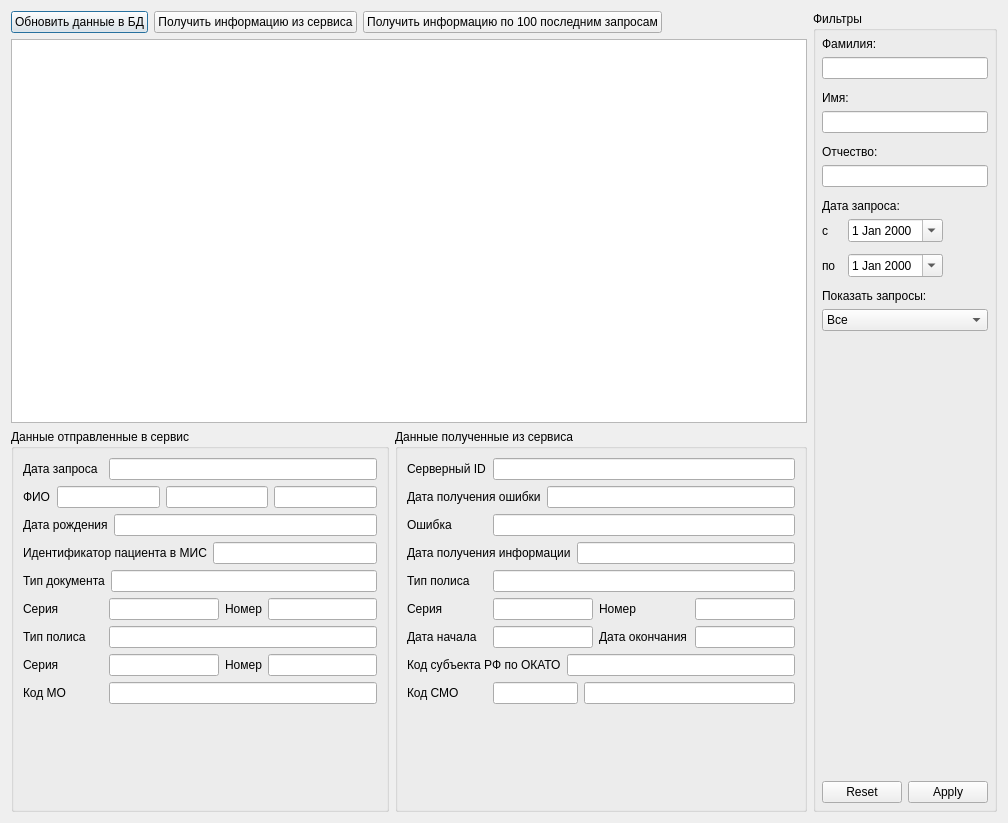
<?xml version="1.0" encoding="UTF-8"?>
<ui version="4.0">
 <class>IdentityPatientServiceDialog</class>
 <widget class="QDialog" name="IdentityPatientServiceDialog">
  <property name="geometry">
   <rect>
    <x>0</x>
    <y>0</y>
    <width>1008</width>
    <height>823</height>
   </rect>
  </property>
  <property name="windowTitle">
   <string>Идентификация граждан в сфере ОМС</string>
  </property>
  <layout class="QGridLayout" name="gridLayout">
   <item row="0" column="1">
    <layout class="QHBoxLayout" name="horizontalLayout_Main">
     <item>
      <layout class="QVBoxLayout" name="verticalLayout_TableArea">
       <property name="bottomMargin">
        <number>0</number>
       </property>
       <item>
        <layout class="QHBoxLayout" name="horizontalLayout_TopButtons">
         <property name="spacing">
          <number>6</number>
         </property>
         <item>
          <widget class="QPushButton" name="btnRefreshData">
           <property name="text">
            <string>Обновить данные в БД</string>
           </property>
          </widget>
         </item>
         <item>
          <widget class="QPushButton" name="btnGetDataFromService">
           <property name="text">
            <string>Получить информацию из сервиса</string>
           </property>
          </widget>
         </item>
         <item>
          <widget class="QPushButton" name="btnGetDataFromServiceAll">
           <property name="text">
            <string>Получить информацию по 100 последним запросам</string>
           </property>
          </widget>
         </item>
         <item>
          <spacer name="horizontalSpacer_TopButtons">
           <property name="orientation">
            <enum>Qt::Horizontal</enum>
           </property>
           <property name="sizeHint" stdset="0">
            <size>
             <width>40</width>
             <height>20</height>
            </size>
           </property>
          </spacer>
         </item>
        </layout>
       </item>
       <item>
        <widget class="CTableView" name="tblIdentityPatient">
         <property name="editTriggers">
          <set>QAbstractItemView::AnyKeyPressed|QAbstractItemView::DoubleClicked|QAbstractItemView::EditKeyPressed|QAbstractItemView::SelectedClicked</set>
         </property>
        </widget>
       </item>
       <item>
        <layout class="QHBoxLayout" name="horizontalLayout_Data">
         <property name="rightMargin">
          <number>0</number>
         </property>
         <property name="bottomMargin">
          <number>0</number>
         </property>
         <item>
          <widget class="QGroupBox" name="groupBox_DataToService">
           <property name="minimumSize">
            <size>
             <width>0</width>
             <height>300</height>
            </size>
           </property>
           <property name="title">
            <string>Данные отправленные в сервис</string>
           </property>
           <layout class="QGridLayout" name="gridLayout_3">
            <item row="0" column="0">
             <layout class="QVBoxLayout" name="verticalLayout_DataToService">
              <property name="bottomMargin">
               <number>6</number>
              </property>
              <item>
               <layout class="QHBoxLayout" name="horizontalLayout_RequestDate">
                <property name="bottomMargin">
                 <number>0</number>
                </property>
                <item>
                 <widget class="QLabel" name="lblRequestDate">
                  <property name="minimumSize">
                   <size>
                    <width>80</width>
                    <height>20</height>
                   </size>
                  </property>
                  <property name="text">
                   <string>Дата запроса</string>
                  </property>
                 </widget>
                </item>
                <item>
                 <widget class="QLineEdit" name="edtRequestDate"/>
                </item>
               </layout>
              </item>
              <item>
               <layout class="QHBoxLayout" name="horizontalLayout_Fio">
                <property name="bottomMargin">
                 <number>0</number>
                </property>
                <item>
                 <widget class="QLabel" name="lblFio">
                  <property name="minimumSize">
                   <size>
                    <width>0</width>
                    <height>20</height>
                   </size>
                  </property>
                  <property name="text">
                   <string>ФИО</string>
                  </property>
                 </widget>
                </item>
                <item>
                 <widget class="QLineEdit" name="edtLastName">
                  <property name="readOnly">
                   <bool>true</bool>
                  </property>
                 </widget>
                </item>
                <item>
                 <widget class="QLineEdit" name="edtFirstName">
                  <property name="readOnly">
                   <bool>true</bool>
                  </property>
                 </widget>
                </item>
                <item>
                 <widget class="QLineEdit" name="edtPatrName">
                  <property name="readOnly">
                   <bool>true</bool>
                  </property>
                 </widget>
                </item>
               </layout>
              </item>
              <item>
               <layout class="QHBoxLayout" name="horizontalLayout_BirthDate">
                <property name="bottomMargin">
                 <number>0</number>
                </property>
                <item>
                 <widget class="QLabel" name="lblBirthDate">
                  <property name="minimumSize">
                   <size>
                    <width>80</width>
                    <height>20</height>
                   </size>
                  </property>
                  <property name="text">
                   <string>Дата рождения</string>
                  </property>
                 </widget>
                </item>
                <item>
                 <widget class="QLineEdit" name="edtBirthDate"/>
                </item>
               </layout>
              </item>
              <item>
               <layout class="QHBoxLayout" name="horizontalLayout_ClientId">
                <property name="bottomMargin">
                 <number>0</number>
                </property>
                <item>
                 <widget class="QLabel" name="lblClientId">
                  <property name="minimumSize">
                   <size>
                    <width>0</width>
                    <height>20</height>
                   </size>
                  </property>
                  <property name="text">
                   <string>Идентификатор пациента в МИС</string>
                  </property>
                 </widget>
                </item>
                <item>
                 <widget class="QLineEdit" name="edtClientId">
                  <property name="readOnly">
                   <bool>true</bool>
                  </property>
                 </widget>
                </item>
               </layout>
              </item>
              <item>
               <layout class="QHBoxLayout" name="horizontalLayout_DocumentTypeCode">
                <property name="bottomMargin">
                 <number>0</number>
                </property>
                <item>
                 <widget class="QLabel" name="lblDocumentTypeCode">
                  <property name="minimumSize">
                   <size>
                    <width>80</width>
                    <height>20</height>
                   </size>
                  </property>
                  <property name="text">
                   <string>Тип документа</string>
                  </property>
                 </widget>
                </item>
                <item>
                 <widget class="QLineEdit" name="edtDocumentTypeCode">
                  <property name="readOnly">
                   <bool>true</bool>
                  </property>
                 </widget>
                </item>
               </layout>
              </item>
              <item>
               <layout class="QHBoxLayout" name="horizontalLayout_Serial" stretch="0,0,0,0">
                <property name="bottomMargin">
                 <number>0</number>
                </property>
                <item>
                 <widget class="QLabel" name="lblSerial">
                  <property name="minimumSize">
                   <size>
                    <width>80</width>
                    <height>20</height>
                   </size>
                  </property>
                  <property name="text">
                   <string>Серия</string>
                  </property>
                 </widget>
                </item>
                <item>
                 <widget class="QLineEdit" name="edtSerial">
                  <property name="readOnly">
                   <bool>true</bool>
                  </property>
                 </widget>
                </item>
                <item>
                 <widget class="QLabel" name="lblNumber">
                  <property name="text">
                   <string>Номер</string>
                  </property>
                 </widget>
                </item>
                <item>
                 <widget class="QLineEdit" name="edtNumber">
                  <property name="readOnly">
                   <bool>true</bool>
                  </property>
                 </widget>
                </item>
               </layout>
              </item>
              <item>
               <layout class="QHBoxLayout" name="horizontalLayout_PolicyKindCode" stretch="0,0">
                <property name="bottomMargin">
                 <number>0</number>
                </property>
                <item>
                 <widget class="QLabel" name="lblPolicyKindCode">
                  <property name="minimumSize">
                   <size>
                    <width>80</width>
                    <height>20</height>
                   </size>
                  </property>
                  <property name="text">
                   <string>Тип полиса</string>
                  </property>
                 </widget>
                </item>
                <item>
                 <widget class="QLineEdit" name="edtPolicyKindCode">
                  <property name="readOnly">
                   <bool>true</bool>
                  </property>
                 </widget>
                </item>
               </layout>
              </item>
              <item>
               <layout class="QHBoxLayout" name="horizontalLayout_PolicySerial" stretch="0,0,0,0">
                <property name="bottomMargin">
                 <number>0</number>
                </property>
                <item>
                 <widget class="QLabel" name="lblPolicySerial">
                  <property name="minimumSize">
                   <size>
                    <width>80</width>
                    <height>20</height>
                   </size>
                  </property>
                  <property name="text">
                   <string>Серия</string>
                  </property>
                 </widget>
                </item>
                <item>
                 <widget class="QLineEdit" name="edtPolicySerial">
                  <property name="readOnly">
                   <bool>true</bool>
                  </property>
                 </widget>
                </item>
                <item>
                 <widget class="QLabel" name="lblPolicyNumber">
                  <property name="text">
                   <string>Номер</string>
                  </property>
                 </widget>
                </item>
                <item>
                 <widget class="QLineEdit" name="edtPolicyNumber">
                  <property name="readOnly">
                   <bool>true</bool>
                  </property>
                 </widget>
                </item>
               </layout>
              </item>
              <item>
               <layout class="QHBoxLayout" name="horizontalLayout_CodeMO">
                <property name="bottomMargin">
                 <number>0</number>
                </property>
                <item>
                 <widget class="QLabel" name="lblCodeMO">
                  <property name="minimumSize">
                   <size>
                    <width>80</width>
                    <height>20</height>
                   </size>
                  </property>
                  <property name="text">
                   <string>Код МО</string>
                  </property>
                 </widget>
                </item>
                <item>
                 <widget class="QLineEdit" name="edtCodeMO">
                  <property name="readOnly">
                   <bool>true</bool>
                  </property>
                 </widget>
                </item>
               </layout>
              </item>
              <item>
               <spacer name="verticalSpacer_DataToService">
                <property name="orientation">
                 <enum>Qt::Vertical</enum>
                </property>
                <property name="sizeHint" stdset="0">
                 <size>
                  <width>20</width>
                  <height>40</height>
                 </size>
                </property>
               </spacer>
              </item>
             </layout>
            </item>
           </layout>
          </widget>
         </item>
         <item>
          <widget class="QGroupBox" name="groupBox_DataFromService">
           <property name="title">
            <string>Данные полученные из сервиса</string>
           </property>
           <layout class="QGridLayout" name="gridLayout_4">
            <item row="0" column="0">
             <layout class="QVBoxLayout" name="verticalLayout_DataFromService">
              <property name="bottomMargin">
               <number>6</number>
              </property>
              <item>
               <layout class="QHBoxLayout" name="horizontalLayout_ServerId">
                <item>
                 <widget class="QLabel" name="lblServerId">
                  <property name="minimumSize">
                   <size>
                    <width>80</width>
                    <height>0</height>
                   </size>
                  </property>
                  <property name="text">
                   <string>Серверный ID</string>
                  </property>
                 </widget>
                </item>
                <item>
                 <widget class="QLineEdit" name="edtServerId">
                  <property name="readOnly">
                   <bool>true</bool>
                  </property>
                 </widget>
                </item>
               </layout>
              </item>
              <item>
               <layout class="QHBoxLayout" name="horizontalLayout_ErrorDate">
                <item>
                 <widget class="QLabel" name="lblErrorDate">
                  <property name="text">
                   <string>Дата получения ошибки</string>
                  </property>
                 </widget>
                </item>
                <item>
                 <widget class="QLineEdit" name="edtErrorDate"/>
                </item>
               </layout>
              </item>
              <item>
               <layout class="QHBoxLayout" name="horizontalLayout_Error">
                <item>
                 <widget class="QLabel" name="lblError">
                  <property name="minimumSize">
                   <size>
                    <width>80</width>
                    <height>0</height>
                   </size>
                  </property>
                  <property name="text">
                   <string>Ошибка</string>
                  </property>
                 </widget>
                </item>
                <item>
                 <widget class="QLineEdit" name="edtError">
                  <property name="readOnly">
                   <bool>true</bool>
                  </property>
                 </widget>
                </item>
               </layout>
              </item>
              <item>
               <layout class="QHBoxLayout" name="horizontalLayout_2">
                <property name="bottomMargin">
                 <number>0</number>
                </property>
                <item>
                 <widget class="QLabel" name="lblResponseInfoDate">
                  <property name="text">
                   <string>Дата получения информации</string>
                  </property>
                 </widget>
                </item>
                <item>
                 <widget class="QLineEdit" name="edtResponseInfoDate">
                  <property name="readOnly">
                   <bool>true</bool>
                  </property>
                 </widget>
                </item>
               </layout>
              </item>
              <item>
               <layout class="QHBoxLayout" name="horizontalLayout_3">
                <property name="bottomMargin">
                 <number>0</number>
                </property>
                <item>
                 <widget class="QLabel" name="lblResponsePolicyType">
                  <property name="minimumSize">
                   <size>
                    <width>80</width>
                    <height>0</height>
                   </size>
                  </property>
                  <property name="text">
                   <string>Тип полиса</string>
                  </property>
                 </widget>
                </item>
                <item>
                 <widget class="QLineEdit" name="edtResponsePolicyType">
                  <property name="readOnly">
                   <bool>true</bool>
                  </property>
                 </widget>
                </item>
               </layout>
              </item>
              <item>
               <layout class="QHBoxLayout" name="horizontalLayout_4">
                <property name="bottomMargin">
                 <number>0</number>
                </property>
                <item>
                 <widget class="QLabel" name="lblResponsePolicySerial">
                  <property name="minimumSize">
                   <size>
                    <width>80</width>
                    <height>0</height>
                   </size>
                  </property>
                  <property name="text">
                   <string>Серия</string>
                  </property>
                 </widget>
                </item>
                <item>
                 <widget class="QLineEdit" name="edtResponsePolicySerial">
                  <property name="readOnly">
                   <bool>true</bool>
                  </property>
                 </widget>
                </item>
                <item>
                 <widget class="QLabel" name="lblResponsePolicyNumber">
                  <property name="minimumSize">
                   <size>
                    <width>90</width>
                    <height>0</height>
                   </size>
                  </property>
                  <property name="text">
                   <string>Номер</string>
                  </property>
                 </widget>
                </item>
                <item>
                 <widget class="QLineEdit" name="edtResponsePolicyNumber">
                  <property name="readOnly">
                   <bool>true</bool>
                  </property>
                 </widget>
                </item>
               </layout>
              </item>
              <item>
               <layout class="QHBoxLayout" name="horizontalLayout_5">
                <property name="bottomMargin">
                 <number>0</number>
                </property>
                <item>
                 <widget class="QLabel" name="lblResponseBegDate">
                  <property name="minimumSize">
                   <size>
                    <width>80</width>
                    <height>0</height>
                   </size>
                  </property>
                  <property name="text">
                   <string>Дата начала</string>
                  </property>
                 </widget>
                </item>
                <item>
                 <widget class="QLineEdit" name="edtResponseBegDate">
                  <property name="readOnly">
                   <bool>true</bool>
                  </property>
                 </widget>
                </item>
                <item>
                 <widget class="QLabel" name="lblResponseEndDate">
                  <property name="minimumSize">
                   <size>
                    <width>90</width>
                    <height>0</height>
                   </size>
                  </property>
                  <property name="text">
                   <string>Дата окончания</string>
                  </property>
                 </widget>
                </item>
                <item>
                 <widget class="QLineEdit" name="edtResponseEndDate">
                  <property name="readOnly">
                   <bool>true</bool>
                  </property>
                 </widget>
                </item>
               </layout>
              </item>
              <item>
               <layout class="QHBoxLayout" name="horizontalLayout_6">
                <property name="bottomMargin">
                 <number>0</number>
                </property>
                <item>
                 <widget class="QLabel" name="lblResponseOKATO">
                  <property name="text">
                   <string>Код субъекта РФ по ОКАТО</string>
                  </property>
                 </widget>
                </item>
                <item>
                 <widget class="QLineEdit" name="edtResponseOKATO">
                  <property name="readOnly">
                   <bool>true</bool>
                  </property>
                 </widget>
                </item>
               </layout>
              </item>
              <item>
               <layout class="QHBoxLayout" name="horizontalLayout_7" stretch="1,2,5">
                <property name="bottomMargin">
                 <number>0</number>
                </property>
                <item>
                 <widget class="QLabel" name="lblResponseCodeSMO">
                  <property name="minimumSize">
                   <size>
                    <width>80</width>
                    <height>0</height>
                   </size>
                  </property>
                  <property name="text">
                   <string>Код СМО</string>
                  </property>
                 </widget>
                </item>
                <item>
                 <widget class="QLineEdit" name="edtResponseCodeSMO">
                  <property name="readOnly">
                   <bool>true</bool>
                  </property>
                 </widget>
                </item>
                <item>
                 <widget class="QLineEdit" name="edtResponseCodeSMOInfo">
                  <property name="readOnly">
                   <bool>true</bool>
                  </property>
                 </widget>
                </item>
               </layout>
              </item>
              <item>
               <spacer name="verticalSpacer_DataFromService">
                <property name="orientation">
                 <enum>Qt::Vertical</enum>
                </property>
                <property name="sizeHint" stdset="0">
                 <size>
                  <width>20</width>
                  <height>40</height>
                 </size>
                </property>
               </spacer>
              </item>
             </layout>
            </item>
           </layout>
          </widget>
         </item>
        </layout>
       </item>
      </layout>
     </item>
     <item>
      <widget class="QGroupBox" name="groupBox_Filters">
       <property name="sizePolicy">
        <sizepolicy hsizetype="Preferred" vsizetype="Preferred">
         <horstretch>0</horstretch>
         <verstretch>0</verstretch>
        </sizepolicy>
       </property>
       <property name="maximumSize">
        <size>
         <width>300</width>
         <height>16777215</height>
        </size>
       </property>
       <property name="title">
        <string>Фильтры</string>
       </property>
       <layout class="QGridLayout" name="gridLayout_2">
        <property name="margin">
         <number>6</number>
        </property>
        <property name="verticalSpacing">
         <number>6</number>
        </property>
        <item row="0" column="0">
         <layout class="QVBoxLayout" name="verticalLayout_Filters">
          <property name="spacing">
           <number>6</number>
          </property>
          <property name="bottomMargin">
           <number>0</number>
          </property>
          <item>
           <widget class="QLabel" name="lblFilterLastName">
            <property name="text">
             <string>Фамилия:</string>
            </property>
           </widget>
          </item>
          <item>
           <layout class="QHBoxLayout" name="horizontalLayout_FilterLastName">
            <property name="bottomMargin">
             <number>6</number>
            </property>
            <item>
             <widget class="QLineEdit" name="edtFilterLastName"/>
            </item>
           </layout>
          </item>
          <item>
           <widget class="QLabel" name="lblFilterFirstName">
            <property name="text">
             <string>Имя:</string>
            </property>
           </widget>
          </item>
          <item>
           <layout class="QHBoxLayout" name="horizontalLayout_FilterFirstName">
            <property name="bottomMargin">
             <number>6</number>
            </property>
            <item>
             <widget class="QLineEdit" name="edtFilterFirstName"/>
            </item>
           </layout>
          </item>
          <item>
           <widget class="QLabel" name="lblFilterPatrName">
            <property name="text">
             <string>Отчество:</string>
            </property>
           </widget>
          </item>
          <item>
           <layout class="QHBoxLayout" name="horizontalLayout_FilterPatrName">
            <property name="bottomMargin">
             <number>6</number>
            </property>
            <item>
             <widget class="QLineEdit" name="edtFilterPatrName"/>
            </item>
           </layout>
          </item>
          <item>
           <widget class="QLabel" name="lblFilterRequestDate">
            <property name="text">
             <string>Дата запроса:</string>
            </property>
           </widget>
          </item>
          <item>
           <layout class="QHBoxLayout" name="horizontalLayout_FilterRequestDates">
            <property name="bottomMargin">
             <number>6</number>
            </property>
            <item>
             <widget class="QLabel" name="lblFilterRequestBegDate">
              <property name="minimumSize">
               <size>
                <width>20</width>
                <height>0</height>
               </size>
              </property>
              <property name="text">
               <string>с</string>
              </property>
             </widget>
            </item>
            <item>
             <widget class="CDateEdit" name="edtFilterRequestBegDate">
              <property name="calendarPopup">
               <bool>true</bool>
              </property>
             </widget>
            </item>
            <item>
             <spacer name="horizontalSpacer">
              <property name="orientation">
               <enum>Qt::Horizontal</enum>
              </property>
              <property name="sizeHint" stdset="0">
               <size>
                <width>40</width>
                <height>20</height>
               </size>
              </property>
             </spacer>
            </item>
           </layout>
          </item>
          <item>
           <layout class="QHBoxLayout" name="horizontalLayout">
            <property name="bottomMargin">
             <number>6</number>
            </property>
            <item>
             <widget class="QLabel" name="lblRequestEndDate">
              <property name="minimumSize">
               <size>
                <width>20</width>
                <height>0</height>
               </size>
              </property>
              <property name="text">
               <string>по</string>
              </property>
             </widget>
            </item>
            <item>
             <widget class="CDateEdit" name="edtFilterRequestEndDate">
              <property name="calendarPopup">
               <bool>true</bool>
              </property>
             </widget>
            </item>
            <item>
             <spacer name="horizontalSpacer_2">
              <property name="orientation">
               <enum>Qt::Horizontal</enum>
              </property>
              <property name="sizeHint" stdset="0">
               <size>
                <width>40</width>
                <height>20</height>
               </size>
              </property>
             </spacer>
            </item>
           </layout>
          </item>
          <item>
           <widget class="QLabel" name="lblResponseFilter">
            <property name="text">
             <string>Показать запросы:</string>
            </property>
           </widget>
          </item>
          <item>
           <layout class="QHBoxLayout" name="horizontalLayout_RequestFilter">
            <item>
             <widget class="QComboBox" name="cmbResponseFilter">
              <item>
               <property name="text">
                <string>Все</string>
               </property>
              </item>
              <item>
               <property name="text">
                <string>Не обработанные</string>
               </property>
              </item>
              <item>
               <property name="text">
                <string>Без ошибок</string>
               </property>
              </item>
              <item>
               <property name="text">
                <string>С ошибками</string>
               </property>
              </item>
             </widget>
            </item>
           </layout>
          </item>
          <item>
           <spacer name="verticalSpacer_Filters">
            <property name="orientation">
             <enum>Qt::Vertical</enum>
            </property>
            <property name="sizeHint" stdset="0">
             <size>
              <width>20</width>
              <height>40</height>
             </size>
            </property>
           </spacer>
          </item>
          <item>
           <widget class="CApplyResetDialogButtonBox" name="buttonBoxClient">
            <property name="orientation">
             <enum>Qt::Horizontal</enum>
            </property>
            <property name="standardButtons">
             <set>QDialogButtonBox::Apply|QDialogButtonBox::Reset</set>
            </property>
           </widget>
          </item>
         </layout>
        </item>
       </layout>
      </widget>
     </item>
    </layout>
   </item>
  </layout>
 </widget>
 <customwidgets>
  <customwidget>
   <class>CDateEdit</class>
   <extends>QDateEdit</extends>
   <header>library/DateEdit</header>
  </customwidget>
  <customwidget>
   <class>CTableView</class>
   <extends>QTableView</extends>
   <header>library/TableView.h</header>
  </customwidget>
  <customwidget>
   <class>CApplyResetDialogButtonBox</class>
   <extends>QDialogButtonBox</extends>
   <header location="global">library/DialogButtonBox.h</header>
  </customwidget>
 </customwidgets>
 <resources/>
 <connections/>
</ui>
